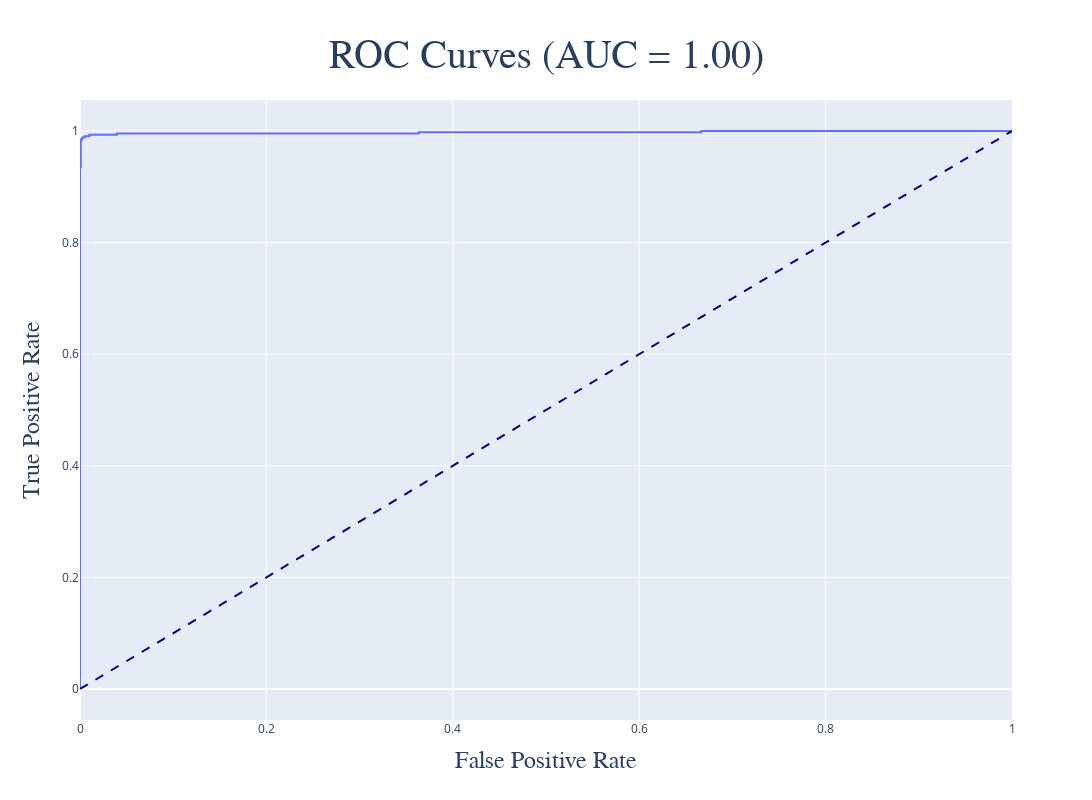

The cell this chart's notebook holds for it:
### Markdown cell above
## Receiver Operating Characteristic Curve

### Code cell
fpr, tpr, _ = roc_curve(
    y_test, 
    model.predict_proba(x_test)[:, 1]
)

roc_auc = auc(fpr, tpr)

trace1 = go.Scatter(
    x = fpr, y = tpr, 
    mode = 'lines', 
    line = dict(width = 2),
)

trace2 = go.Scatter(
        x = [0, 1], y = [0, 1],
        mode = 'lines',
        line = dict(color = 'navy', width = 2, dash = 'dash'),
        showlegend = False
)

layout = go.Layout(
        title = {
            'text': 'ROC Curves (AUC = {:0.2f})'.format(roc_auc),
            'font': {
                'size': 40, 'family': 'Gulliver'
            }, 
            'x': 0.5, 'y': 0.95
        },
        xaxis = dict(
            title = {
                'text': 'False Positive Rate',
                'font': {
                    'size': 24, 'family': 'Gulliver'
                }
            }
        ),
        yaxis = dict(
            title = {
                'text': 'True Positive Rate',
                'font': {
                    'size': 24, 'family': 'Gulliver'
                }
            }
        ),
        width = 1200, height = 800,
        showlegend = False
)

fig = go.Figure(
    data = [trace1, trace2], 
    layout = layout
)

fig.show()

### Figure 1 — Plotly figure (JSON) as saved in the notebook; plotly's stock layout.template omitted (floating-point values rounded to 4 significant figures; data arrays with more than 128 entries replaced by an {"elided": "..."} marker saying what was removed)
{"data": [{"line": {"width": 2}, "mode": "lines", "type": "scatter", "x": {"elided": "185 float values"}, "y": {"elided": "185 float values"}}, {"line": {"color": "navy", "dash": "dash", "width": 2}, "mode": "lines", "showlegend": false, "type": "scatter", "x": [0, 1], "y": [0, 1]}], "layout": {"height": 800, "showlegend": false, "title": {"font": {"family": "Gulliver", "size": 40}, "text": "ROC Curves (AUC = 1.00)", "x": 0.5, "y": 0.95}, "width": 1200, "xaxis": {"title": {"font": {"family": "Gulliver", "size": 24}, "text": "False Positive Rate"}}, "yaxis": {"title": {"font": {"family": "Gulliver", "size": 24}, "text": "True Positive Rate"}}}}
